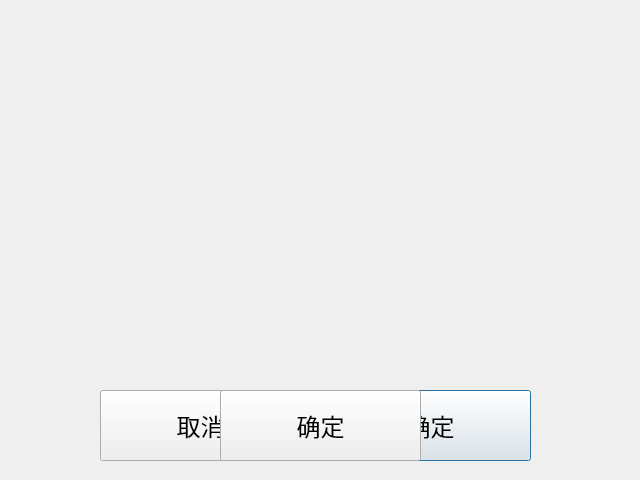
<?xml version="1.0" encoding="UTF-8"?>
<ui version="4.0">
 <class>CusDialog</class>
 <widget class="QDialog" name="CusDialog">
  <property name="geometry">
   <rect>
    <x>0</x>
    <y>0</y>
    <width>640</width>
    <height>480</height>
   </rect>
  </property>
  <property name="windowTitle">
   <string>Dialog</string>
  </property>
  <widget class="QPushButton" name="doneButton">
   <property name="geometry">
    <rect>
     <x>330</x>
     <y>390</y>
     <width>201</width>
     <height>71</height>
    </rect>
   </property>
   <property name="font">
    <font>
     <pointsize>18</pointsize>
    </font>
   </property>
   <property name="focusPolicy">
    <enum>Qt::ClickFocus</enum>
   </property>
   <property name="text">
    <string>确定</string>
   </property>
  </widget>
  <widget class="QLabel" name="label">
   <property name="geometry">
    <rect>
     <x>0</x>
     <y>150</y>
     <width>640</width>
     <height>111</height>
    </rect>
   </property>
   <property name="font">
    <font>
     <pointsize>24</pointsize>
    </font>
   </property>
   <property name="text">
    <string/>
   </property>
  </widget>
  <widget class="QPushButton" name="rejectButton">
   <property name="geometry">
    <rect>
     <x>100</x>
     <y>390</y>
     <width>201</width>
     <height>71</height>
    </rect>
   </property>
   <property name="font">
    <font>
     <pointsize>18</pointsize>
    </font>
   </property>
   <property name="focusPolicy">
    <enum>Qt::ClickFocus</enum>
   </property>
   <property name="text">
    <string>取消</string>
   </property>
  </widget>
  <widget class="QPushButton" name="okayButton">
   <property name="geometry">
    <rect>
     <x>220</x>
     <y>390</y>
     <width>201</width>
     <height>71</height>
    </rect>
   </property>
   <property name="font">
    <font>
     <pointsize>18</pointsize>
    </font>
   </property>
   <property name="focusPolicy">
    <enum>Qt::ClickFocus</enum>
   </property>
   <property name="text">
    <string>确定</string>
   </property>
  </widget>
 </widget>
 <resources/>
 <connections/>
</ui>
